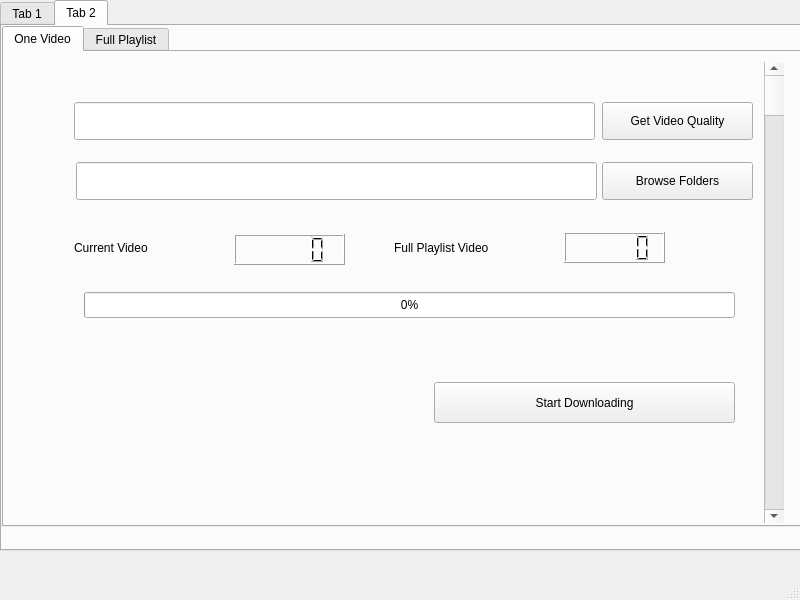
<?xml version="1.0" encoding="UTF-8"?>
<ui version="4.0">
 <class>MainWindow</class>
 <widget class="QMainWindow" name="MainWindow">
  <property name="geometry">
   <rect>
    <x>0</x>
    <y>0</y>
    <width>800</width>
    <height>600</height>
   </rect>
  </property>
  <property name="windowTitle">
   <string>MainWindow</string>
  </property>
  <widget class="QWidget" name="centralwidget">
   <widget class="QTabWidget" name="tabWidget">
    <property name="geometry">
     <rect>
      <x>0</x>
      <y>0</y>
      <width>811</width>
      <height>551</height>
     </rect>
    </property>
    <property name="currentIndex">
     <number>1</number>
    </property>
    <widget class="QWidget" name="tab">
     <attribute name="title">
      <string>Tab 1</string>
     </attribute>
     <widget class="QPushButton" name="pushButton">
      <property name="geometry">
       <rect>
        <x>250</x>
        <y>330</y>
        <width>501</width>
        <height>51</height>
       </rect>
      </property>
      <property name="text">
       <string>Download</string>
      </property>
     </widget>
     <widget class="QPushButton" name="pushButton_2">
      <property name="geometry">
       <rect>
        <x>640</x>
        <y>137</y>
        <width>109</width>
        <height>51</height>
       </rect>
      </property>
      <property name="text">
       <string>Browse</string>
      </property>
     </widget>
     <widget class="QLineEdit" name="lineEdit">
      <property name="geometry">
       <rect>
        <x>110</x>
        <y>70</y>
        <width>641</width>
        <height>51</height>
       </rect>
      </property>
      <property name="placeholderText">
       <string>Enter url...</string>
      </property>
     </widget>
     <widget class="QLineEdit" name="lineEdit_2">
      <property name="geometry">
       <rect>
        <x>112</x>
        <y>137</y>
        <width>511</width>
        <height>51</height>
       </rect>
      </property>
      <property name="placeholderText">
       <string>Enter save location ...</string>
      </property>
     </widget>
     <widget class="QProgressBar" name="progressBar">
      <property name="geometry">
       <rect>
        <x>120</x>
        <y>230</y>
        <width>631</width>
        <height>26</height>
       </rect>
      </property>
      <property name="value">
       <number>0</number>
      </property>
     </widget>
    </widget>
    <widget class="QWidget" name="tab_2">
     <attribute name="title">
      <string>Tab 2</string>
     </attribute>
     <widget class="QTabWidget" name="tabWidget_2">
      <property name="geometry">
       <rect>
        <x>0</x>
        <y>0</y>
        <width>801</width>
        <height>501</height>
       </rect>
      </property>
      <property name="tabPosition">
       <enum>QTabWidget::North</enum>
      </property>
      <property name="tabShape">
       <enum>QTabWidget::Rounded</enum>
      </property>
      <property name="currentIndex">
       <number>0</number>
      </property>
      <property name="elideMode">
       <enum>Qt::ElideMiddle</enum>
      </property>
      <widget class="QWidget" name="tab_4">
       <attribute name="title">
        <string>One Video</string>
       </attribute>
       <widget class="QLineEdit" name="lineEdit_3">
        <property name="geometry">
         <rect>
          <x>70</x>
          <y>50</y>
          <width>521</width>
          <height>38</height>
         </rect>
        </property>
       </widget>
       <widget class="QLineEdit" name="lineEdit_4">
        <property name="geometry">
         <rect>
          <x>72</x>
          <y>110</y>
          <width>521</width>
          <height>38</height>
         </rect>
        </property>
       </widget>
       <widget class="QPushButton" name="pushButton_3">
        <property name="geometry">
         <rect>
          <x>430</x>
          <y>330</y>
          <width>301</width>
          <height>41</height>
         </rect>
        </property>
        <property name="text">
         <string>Start Downloading</string>
        </property>
       </widget>
       <widget class="QProgressBar" name="progressBar_2">
        <property name="geometry">
         <rect>
          <x>80</x>
          <y>240</y>
          <width>651</width>
          <height>26</height>
         </rect>
        </property>
        <property name="value">
         <number>0</number>
        </property>
       </widget>
       <widget class="QLabel" name="label">
        <property name="geometry">
         <rect>
          <x>70</x>
          <y>180</y>
          <width>131</width>
          <height>31</height>
         </rect>
        </property>
        <property name="text">
         <string>Current Video</string>
        </property>
       </widget>
       <widget class="QPushButton" name="pushButton_4">
        <property name="geometry">
         <rect>
          <x>598</x>
          <y>50</y>
          <width>151</width>
          <height>38</height>
         </rect>
        </property>
        <property name="text">
         <string>Get Video Quality</string>
        </property>
       </widget>
       <widget class="QPushButton" name="pushButton_5">
        <property name="geometry">
         <rect>
          <x>598</x>
          <y>110</y>
          <width>151</width>
          <height>38</height>
         </rect>
        </property>
        <property name="text">
         <string>Browse Folders</string>
        </property>
       </widget>
       <widget class="QScrollBar" name="verticalScrollBar">
        <property name="geometry">
         <rect>
          <x>760</x>
          <y>10</y>
          <width>20</width>
          <height>461</height>
         </rect>
        </property>
        <property name="mouseTracking">
         <bool>true</bool>
        </property>
        <property name="orientation">
         <enum>Qt::Vertical</enum>
        </property>
       </widget>
       <widget class="QLabel" name="label_3">
        <property name="geometry">
         <rect>
          <x>390</x>
          <y>180</y>
          <width>151</width>
          <height>31</height>
         </rect>
        </property>
        <property name="text">
         <string>Full Playlist Video</string>
        </property>
       </widget>
       <widget class="QLCDNumber" name="lcdNumber">
        <property name="geometry">
         <rect>
          <x>230</x>
          <y>182</y>
          <width>111</width>
          <height>31</height>
         </rect>
        </property>
       </widget>
       <widget class="QLCDNumber" name="lcdNumber_2">
        <property name="geometry">
         <rect>
          <x>560</x>
          <y>180</y>
          <width>101</width>
          <height>31</height>
         </rect>
        </property>
       </widget>
      </widget>
      <widget class="QWidget" name="tab_4">
       <attribute name="title">
        <string>Full Playlist</string>
       </attribute>
       <widget class="QComboBox" name="comboBox_2">
        <property name="geometry">
         <rect>
          <x>192</x>
          <y>160</y>
          <width>371</width>
          <height>38</height>
         </rect>
        </property>
       </widget>
       <widget class="QLineEdit" name="lineEdit_5">
        <property name="geometry">
         <rect>
          <x>42</x>
          <y>30</y>
          <width>681</width>
          <height>38</height>
         </rect>
        </property>
       </widget>
       <widget class="QPushButton" name="pushButton_6">
        <property name="geometry">
         <rect>
          <x>402</x>
          <y>310</y>
          <width>301</width>
          <height>41</height>
         </rect>
        </property>
        <property name="text">
         <string>Start Downloading</string>
        </property>
       </widget>
       <widget class="QLineEdit" name="lineEdit_6">
        <property name="geometry">
         <rect>
          <x>44</x>
          <y>90</y>
          <width>521</width>
          <height>38</height>
         </rect>
        </property>
       </widget>
       <widget class="QLabel" name="label_2">
        <property name="geometry">
         <rect>
          <x>42</x>
          <y>160</y>
          <width>131</width>
          <height>31</height>
         </rect>
        </property>
        <property name="text">
         <string>Video Quality</string>
        </property>
       </widget>
       <widget class="QProgressBar" name="progressBar_3">
        <property name="geometry">
         <rect>
          <x>52</x>
          <y>220</y>
          <width>651</width>
          <height>26</height>
         </rect>
        </property>
        <property name="value">
         <number>0</number>
        </property>
       </widget>
       <widget class="QPushButton" name="pushButton_8">
        <property name="geometry">
         <rect>
          <x>570</x>
          <y>90</y>
          <width>151</width>
          <height>38</height>
         </rect>
        </property>
        <property name="text">
         <string>Browse Folders</string>
        </property>
       </widget>
      </widget>
     </widget>
    </widget>
   </widget>
  </widget>
  <widget class="QMenuBar" name="menubar">
   <property name="geometry">
    <rect>
     <x>0</x>
     <y>0</y>
     <width>800</width>
     <height>35</height>
    </rect>
   </property>
  </widget>
  <widget class="QStatusBar" name="statusbar"/>
 </widget>
 <resources/>
 <connections/>
</ui>
